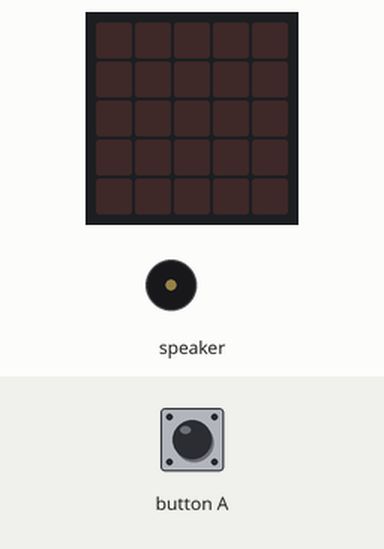
Simulated run of this program. Board: Calliope mini (MakeCode). Parts: the board's 5×5 LED display, buzzer (waves = sounding). The test bench sets the inputs (shaded band). Random numbers come from a fixed seed.

Above: at 1.2 s.
1.3 s: button A pressed for 0.15 s
At 3.9 s:
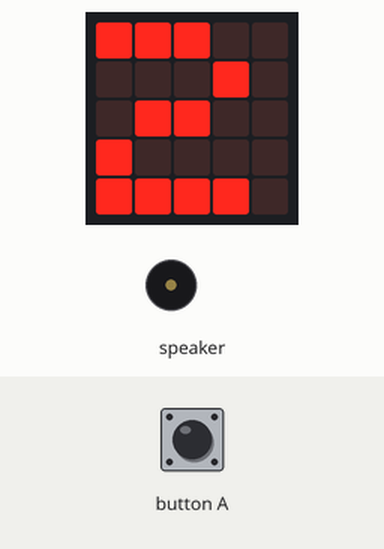
4.2 s: button A pressed for 0.15 s
At 5.5 s:
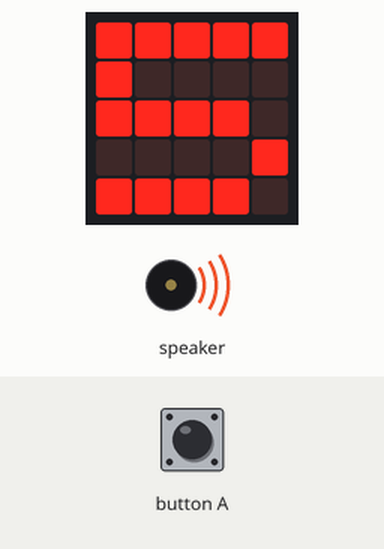
6.6 s: button A pressed for 0.15 s
At 9.3 s:
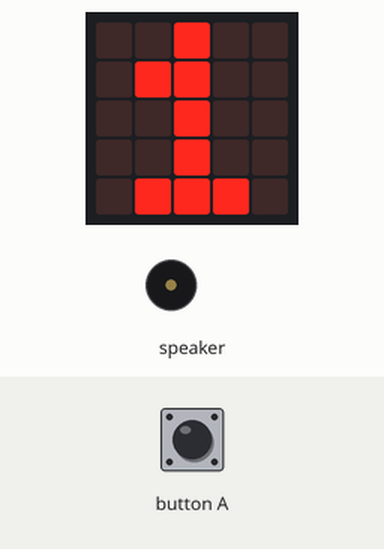
Timing chart, 0 to 10.8 s (numbered marks = the images above; inputs shaded):
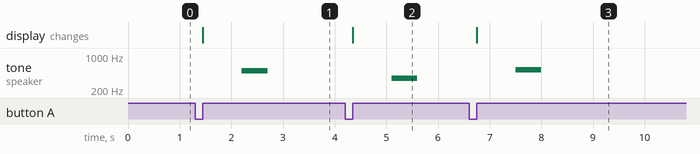

The program:

main.ts
```typescript
let schulnote = 0
input.onButtonEvent(Button.A, input.buttonEventClick(), function () {
    schulnote = randint(1, 6)
    basic.showNumber(schulnote)
    if (schulnote == 1) {
        music.playTone(523, music.beat(BeatFraction.Whole))
    }
    if (schulnote == 2) {
        music.playTone(494, music.beat(BeatFraction.Whole))
    }
    if (schulnote == 3) {
        music.playTone(440, music.beat(BeatFraction.Whole))
    }
    if (schulnote == 4) {
        music.playTone(392, music.beat(BeatFraction.Whole))
    }
    if (schulnote == 5) {
        music.playTone(349, music.beat(BeatFraction.Whole))
    }
    if (schulnote == 6) {
        music.playTone(131, music.beat(BeatFraction.Whole))
    }
})
```

test.ts
```typescript
// Hier kann man Tests durchführen; diese Datei wird nicht kompiliert, wenn dieses Paket als Erweiterung verwendet wird.
```

Measured:
- after the input at 1.3 s, tone on speaker: silent → 494 Hz after 0.90 s, → silent 0.50 s later; the display: changes after 0.15 s (image 1)
- after the input at 4.2 s, tone on speaker: silent → 349 Hz after 0.90 s, → silent 0.50 s later; the display: changes after 0.15 s (image 2)
- after the input at 6.6 s, tone on speaker: silent → 523 Hz after 0.90 s, → silent 0.50 s later; the display: changes after 0.15 s (image 3)
